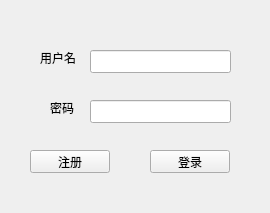
<?xml version="1.0" encoding="UTF-8"?>
<ui version="4.0">
 <class>Login</class>
 <widget class="QWidget" name="Login">
  <property name="geometry">
   <rect>
    <x>0</x>
    <y>0</y>
    <width>270</width>
    <height>213</height>
   </rect>
  </property>
  <property name="windowTitle">
   <string>登录界面</string>
  </property>
  <widget class="QLineEdit" name="user">
   <property name="geometry">
    <rect>
     <x>90</x>
     <y>50</y>
     <width>141</width>
     <height>23</height>
    </rect>
   </property>
  </widget>
  <widget class="QLineEdit" name="password">
   <property name="geometry">
    <rect>
     <x>90</x>
     <y>100</y>
     <width>141</width>
     <height>23</height>
    </rect>
   </property>
   <property name="echoMode">
    <enum>QLineEdit::Password</enum>
   </property>
  </widget>
  <widget class="QLabel" name="label">
   <property name="geometry">
    <rect>
     <x>40</x>
     <y>50</y>
     <width>41</width>
     <height>16</height>
    </rect>
   </property>
   <property name="text">
    <string>用户名</string>
   </property>
  </widget>
  <widget class="QLabel" name="label_2">
   <property name="geometry">
    <rect>
     <x>50</x>
     <y>100</y>
     <width>31</width>
     <height>16</height>
    </rect>
   </property>
   <property name="text">
    <string>密码</string>
   </property>
  </widget>
  <widget class="QPushButton" name="signup">
   <property name="geometry">
    <rect>
     <x>30</x>
     <y>150</y>
     <width>80</width>
     <height>23</height>
    </rect>
   </property>
   <property name="text">
    <string>注册</string>
   </property>
  </widget>
  <widget class="QPushButton" name="signin">
   <property name="geometry">
    <rect>
     <x>150</x>
     <y>150</y>
     <width>80</width>
     <height>23</height>
    </rect>
   </property>
   <property name="text">
    <string>登录</string>
   </property>
  </widget>
 </widget>
 <layoutdefault spacing="6" margin="11"/>
 <resources/>
 <connections>
  <connection>
   <sender>signin</sender>
   <signal>clicked()</signal>
   <receiver>Login</receiver>
   <slot>clicksignin()</slot>
   <hints>
    <hint type="sourcelabel">
     <x>204</x>
     <y>165</y>
    </hint>
    <hint type="destinationlabel">
     <x>200</x>
     <y>189</y>
    </hint>
   </hints>
  </connection>
  <connection>
   <sender>signup</sender>
   <signal>clicked()</signal>
   <receiver>Login</receiver>
   <slot>clicksignup()</slot>
   <hints>
    <hint type="sourcelabel">
     <x>79</x>
     <y>163</y>
    </hint>
    <hint type="destinationlabel">
     <x>79</x>
     <y>188</y>
    </hint>
   </hints>
  </connection>
 </connections>
 <slots>
  <signal>signin()</signal>
  <signal>signup()</signal>
  <slot>clicksignin()</slot>
  <slot>clicksignup()</slot>
 </slots>
</ui>
